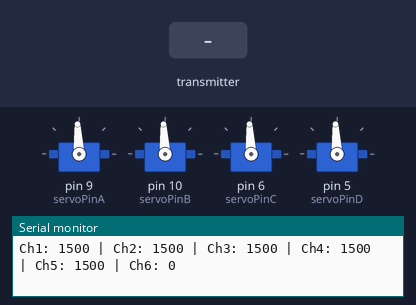
Simulated run of this sketch. Board: Arduino Mega 2560, built with avr-gcc and run on an emulated ATmega2560. Parts: 4 × servo, the last lines printed to the serial monitor. Inputs (shaded band) come from the test bench.

Above: at 3.2 s.
3.3 s: the transmitter starts sending readChannel.0 = 1000
At 4.4 s:
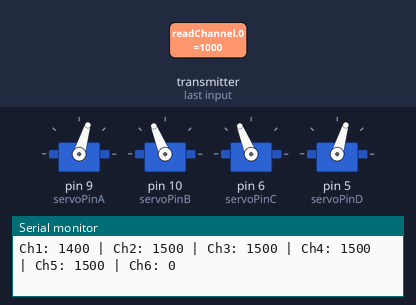
4.8 s: the transmitter starts sending readChannel.3 = 1000
At 5.3 s:
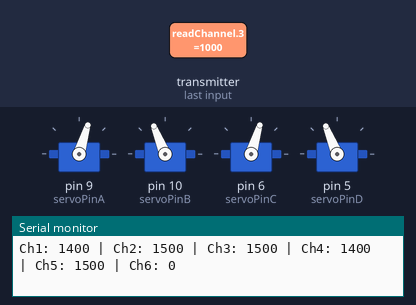
6.3 s: the transmitter starts sending readChannel.3 = 1250
At 7.4 s:
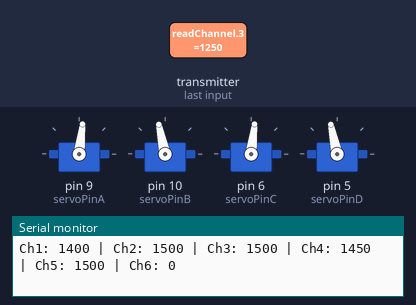
7.8 s: the transmitter starts sending readChannel.3 = 2000
At 8.9 s:
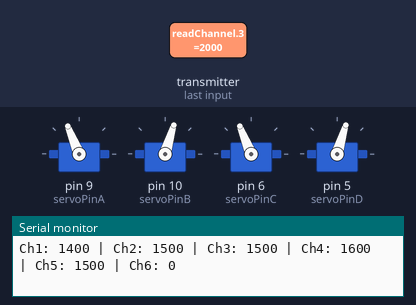
9.3 s: the transmitter starts sending readChannel.3 = 1500
At 9.8 s:
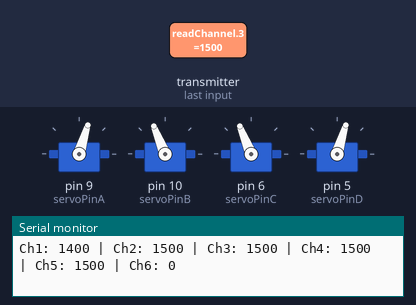
10.8 s: the transmitter starts sending readChannel.0 = 1250
At 11.3 s:
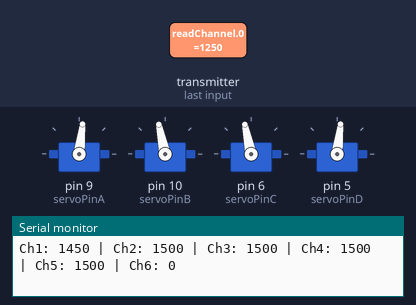
Timing chart, 0 to 13.3 s (numbered marks = the images above; inputs shaded):
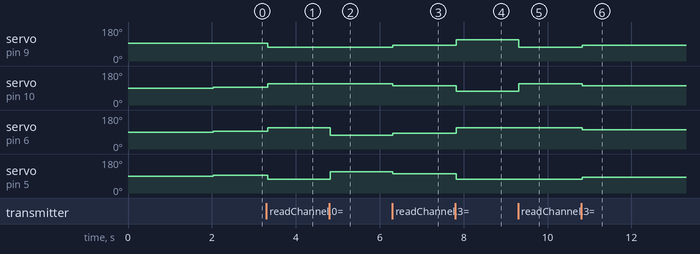

The sketch:

sketch_feb26d.ino
```cpp
/*
  Arduino FS-I6X Demo
  fsi6x-arduino-mega-ibus.ino
  Read iBus output port from FS-IA6B receiver module
  Display values on Serial Monitor

  Channel functions by Ricardo Paiva - https://gist.github.com/werneckpaiva/

  DroneBot Workshop 2021
  https://dronebotworkshop.com
*/

// Include iBusBM Library
#include <IBusBM.h>
#include <Servo.h>

byte servoPinA = 9;
byte servoPinB= 10;
byte servoPinC = 6;
byte servoPinD = 5;


Servo servoA;
Servo servoB;
Servo servoC;
Servo servoD;

  int servoB_int = 0;
  int servoC_int = 0;
  int servoD_int = 0;
// Create iBus Object
IBusBM ibus;

// Read the number of a given channel and convert to the range provided.
// If the channel is off, return the default value
int readChannel(byte channelInput, int minLimit, int maxLimit, int defaultValue) {
  uint16_t ch = ibus.readChannel(channelInput);
  if (ch < 100) return defaultValue;
  return map(ch, 1000, 2000, minLimit, maxLimit);
}

// Read the channel and return a boolean value
bool readSwitch(byte channelInput, bool defaultValue) {
  int intDefaultValue = (defaultValue) ? 100 : 0;
  int ch = readChannel(channelInput, 0, 100, intDefaultValue);
  return (ch > 50);
}

void setup() {
  // Start serial monitor
  Serial.begin(115200);
  servoA.attach(servoPinA);
    servoB.attach(servoPinB);
  servoC.attach(servoPinC);
  servoD.attach(servoPinD);


   servoA.writeMicroseconds(1500); // send "stop" signal to ESC.


  // Attach iBus object to serial port

    delay(2000);

    ibus.begin(Serial);
}


void loop() {
   int servoA_int = 0;
   int servoB_int = 0;
   int servoC_int = 0;
   int servoD_int = 0;

  // Cycle through first 5 channels and determine values
  // Print values to serial monitor
  // Note IBusBM library labels channels starting with "0"


  for (byte i = 0; i < 5; i++) {
    int value = readChannel(i, 1400, 1600, 1500);
    Serial.print("Ch");
    Serial.print(i + 1);
    Serial.print(": ");
    Serial.print(value);
    Serial.print(" | ");
  }

  // Print channel 6 (switch) boolean value
  Serial.print("Ch6: ");
  Serial.print(readSwitch(5, false));
  Serial.println();

  int Ch1val= readChannel(0, 1300, 1700, 1500);
  int Ch2val= readChannel(1, 1300, 1700, 1500);
  int Ch3val= readChannel(2, 1300, 1700, 1500);
  int Ch4val= readChannel(3, 1300, 1700, 1500);
  int Ch5val= readChannel(4, 1300, 1700, 1500);
  delay(10);

if(Ch4val!=1500){
   servoA_int += Ch4val; // Send signal to ESC. ---- yaw
  servoB_int +=  3000 - Ch4val;
  servoC_int +=  Ch4val;
  servoD_int += 3000 - Ch4val;


    servoA.writeMicroseconds(servoA_int);
   servoB.writeMicroseconds(servoB_int);
   servoC.writeMicroseconds(servoC_int);
   servoD.writeMicroseconds(servoD_int);
  }

else  if (Ch1val == 1500 && Ch2val != 1500 ) {
 servoA_int += Ch2val; // Send signal to ESC. --- surge
  servoB_int +=  Ch2val;
  servoC_int +=  Ch2val ;
  servoD_int += Ch2val;

    servoA.writeMicroseconds(servoA_int);
   servoB.writeMicroseconds(servoB_int);
   servoC.writeMicroseconds(servoC_int);
   servoD.writeMicroseconds(servoD_int);
}

else if(Ch1val!=1500 && Ch2val == 1500){
    servoA_int += Ch1val; // Send signal to ESC. ---- sway
  servoB_int +=  3000 - Ch1val;
  servoC_int +=  3000 -Ch1val;
  servoD_int += Ch1val;


    servoA.writeMicroseconds(servoA_int);
   servoB.writeMicroseconds(servoB_int);
   servoC.writeMicroseconds(servoC_int);
   servoD.writeMicroseconds(servoD_int);

  }

else{
   servoA_int += (Ch2val+ Ch1val)/2; // Send signal to ESC.  ---differential
  servoB_int +=  3000 -  (Ch2val+ Ch1val)/2;
  servoC_int +=  3000 - (Ch2val + Ch1val)/2;
  servoD_int += (Ch2val + Ch1val)/2;

    servoA.writeMicroseconds(servoA_int);
   servoB.writeMicroseconds(servoB_int);
   servoC.writeMicroseconds(servoC_int);
   servoD.writeMicroseconds(servoD_int);
  };

}
```

Measured:
- after the input at 3.3 s, servo on pin 9 (servoPinA), servo on pin 5 (servoPinD): 93° → 73° at once; servo on pin 10 (servoPinB), servo on pin 6 (servoPinC): 93° → 112° at once
- after the input at 4.8 s, servo on pin 6 (servoPinC): 112° → 73° at once; servo on pin 5 (servoPinD): 73° → 112° at once
- after the input at 6.3 s, servo on pin 9 (servoPinA), servo on pin 6 (servoPinC): 73° → 83° at once; servo on pin 10 (servoPinB), servo on pin 5 (servoPinD): 112° → 102° at once
- after the input at 7.8 s, servo on pin 9 (servoPinA), servo on pin 6 (servoPinC): 83° → 112° at once; servo on pin 10 (servoPinB), servo on pin 5 (servoPinD): 102° → 73° at once
- after the input at 9.3 s, servo on pin 9 (servoPinA): 112° → 73° at once; servo on pin 10 (servoPinB): 73° → 112° at once
- after the input at 10.8 s, servo on pin 9 (servoPinA), servo on pin 5 (servoPinD): 73° → 83° at once; servo on pin 10 (servoPinB), servo on pin 6 (servoPinC): 112° → 102° at once
